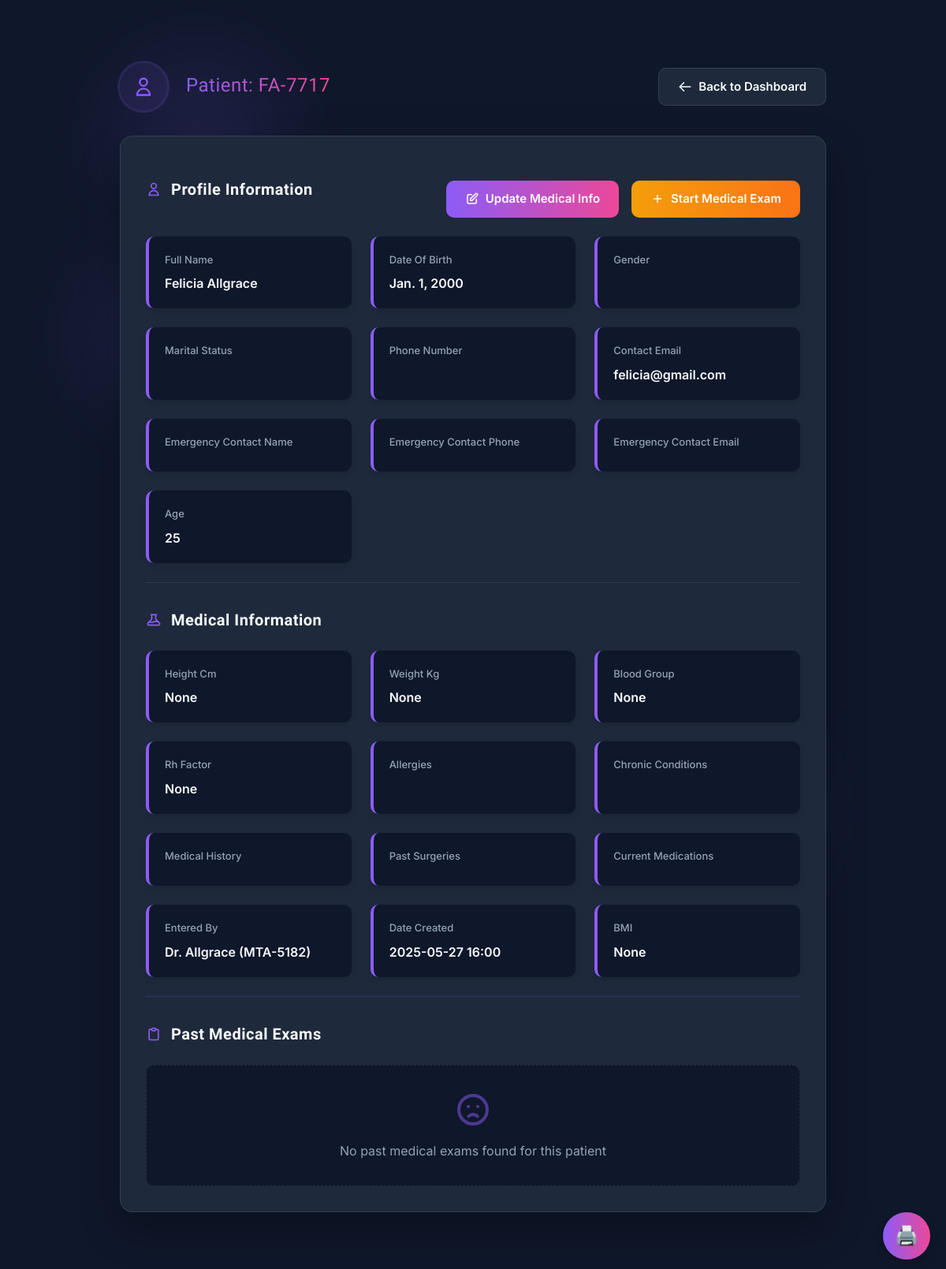
/medic/patient/2/ (signed in), run on the app's committed database.
### core/models.py (models this page shows, shortened)
class PatientProfile(models.Model):
    user = models.OneToOneField(User, on_delete=models.CASCADE)
    date_of_birth = models.DateField()
    gender = models.CharField(max_length=20, choices=GENDER_CHOICES)
    marital_status = models.CharField(max_length=20, choices=MARITAL_STATUSES)
    phone_number = models.CharField(max_length=15)
    contact_email = models.EmailField()
    emergency_contact_name = models.CharField(max_length=100)
    emergency_contact_phone = models.CharField(max_length=15)
    emergency_contact_email = models.EmailField()
    @property
    def age(self):
        today = date.today()
        if self.date_of_birth:
            return today.year - self.date_of_birth.year - (
                (today.month, today.day) < (self.date_of_birth.month, self.date_of_birth.day)
            )
        return None

class MedicalInfo(models.Model):
    patient = models.ForeignKey(User, on_delete=models.CASCADE, related_name='medical_forms')
    medic = models.ForeignKey(User, on_delete=models.CASCADE, related_name='patients_seen')
    height_cm = models.FloatField(
        blank=True, null=True,
        validators=[MinValueValidator(30), MaxValueValidator(300)],
        help_text="Height in centimeters"
    )
    weight_kg = models.FloatField(
        blank=True, null=True,
        validators=[MinValueValidator(2), MaxValueValidator(500)],
        help_text="Weight in kilograms"
    )
    blood_group = models.CharField(
        max_length=2,
        choices=BLOOD_GROUP_CHOICES,
        blank=True,
        null=True
    )
    rh_factor = models.CharField(
        max_length=8,
        choices=RH_FACTOR_CHOICES,
        blank=True,
        null=True
    )
    allergies = models.TextField(blank=True)
    chronic_conditions = models.TextField(
        blank=True,
        help_text="List any chronic conditions like Diabetes, Hypertension, etc."
    )
    medical_history = models.TextField(blank=True)
    past_surgeries = models.TextField(
        blank=True,
        help_text="Describe past surgeries (type, date, outcome)"
    )
    current_medications = models.TextField(blank=True)
    date_created = models.DateTimeField(auto_now_add=True)
    @property
    def bmi(self):
        if self.height_cm and self.weight_kg:
            height_m = self.height_cm / 100
            return round(self.weight_kg / (height_m ** 2), 2)
        return None

### core/views.py (the view)
# urls.py: path('medic/patient/<int:patient_id>/', views.view_patient, name='view_patient'),
@login_required
def view_patient(request, patient_id):
    patient = get_object_or_404(User, id=patient_id, role='patient')
    profile = getattr(patient, 'patientprofile', None)
    profile_fields = {}
    if profile:
        for field in profile._meta.fields:
            if field.name in ['id', 'user']:
                continue
            field_name = field.verbose_name.title()
            field_value = getattr(profile, field.name)
            profile_fields[field_name] = field_value
        profile_fields['Age'] = profile.age
    else:
        profile_fields['Age'] = 'N/A'
    med_info = MedicalInfo.objects.filter(patient=patient).order_by('-date_created').first()
    med_info_fields = {}
    if med_info:
        for field in med_info._meta.fields:
            if field.name in ['id', 'patient', 'medic', 'date_created']:
                continue
            field_name = field.verbose_name.title()
            field_value = getattr(med_info, field.name)
            med_info_fields[field_name] = field_value
        med_info_fields['Entered By'] = f"Dr. {med_info.medic.last_name} ({med_info.medic.imanis_code})"
        med_info_fields['Date Created'] = med_info.date_created.strftime('%Y-%m-%d %H:%M')
    past_exams = MedicalExam.objects.filter(patient=patient).order_by('-date')
    full_name = f"{patient.first_name} {patient.last_name}"
    return render(request, 'core/view_patient.html', {
        'patient': patient,
        'profile_fields': profile_fields,
        'med_info_fields': med_info_fields,
        'med_info': med_info,
        'past_exams': past_exams,
        'full_name': full_name,
    })

### core/templates/core/view_patient.html (shortened to what this page needs)
{% extends "base.html" %}
{% load static %}
{% block content %}
<div class="patient-container">
    <div class="glow glow-accent"></div>
    <div class="patient-header">
        <div class="patient-title">
            <div class="patient-icon">
                <svg xmlns="http://www.w3.org/2000/svg" fill="none" viewBox="0 0 24 24" stroke="currentColor">
                    <path stroke-linecap="round" stroke-linejoin="round" stroke-width="2" d="M16 7a4 4 0 11-8 0 4 4 0 018 0zM12 14a7 7 0 00-7 7h14a7 7 0 00-7-7z" />
                </svg>
            </div>
            <div class="welcome-text">
                <h2>Patient: {{ patient.imanis_code }}</h2>
            </div>
        </div>
        <div class="header-actions">
            <a href="{% url 'medic_dashboard' %}" class="back-btn">
                <svg xmlns="http://www.w3.org/2000/svg" viewBox="0 0 24 24">
                    <path d="M10 19l-7-7m0 0l7-7m-7 7h18" />
                </svg>
                Back to Dashboard
            </a>
        </div>
    </div>
    <div class="patient-card">
        <div class="section">
            <div class="section-header">
                <h3 class="section-title">
                    <svg xmlns="http://www.w3.org/2000/svg" fill="none" viewBox="0 0 24 24" stroke="currentColor">
                        <path stroke-linecap="round" stroke-linejoin="round" stroke-width="2" d="M16 7a4 4 0 11-8 0 4 4 0 018 0zM12 14a7 7 0 00-7 7h14a7 7 0 00-7-7z" />
                    </svg>
                    Profile Information
                </h3>
                <div class="action-buttons">
                    <a href="{% url 'update_patient_medical_info' patient.id %}" class="btn primary-btn">
                        <svg xmlns="http://www.w3.org/2000/svg" fill="none" viewBox="0 0 24 24" stroke="currentColor">
                            <path stroke-linecap="round" stroke-linejoin="round" stroke-width="2" d="M11 5H6a2 2 0 00-2 2v11a2 2 0 002 2h11a2 2 0 002-2v-5m-1.414-9.414a2 2 0 112.828 2.828L11.828 15H9v-2.828l8.586-8.586z" />
                        </svg>
                        Update Medical Info
                    </a>
                    <a href="{% url 'create_medical_exam' patient.id %}" class="btn warning-btn">
                        <svg xmlns="http://www.w3.org/2000/svg" fill="none" viewBox="0 0 24 24" stroke="currentColor">
                            <path stroke-linecap="round" stroke-linejoin="round" stroke-width="2" d="M12 6v6m0 0v6m0-6h6m-6 0H6" />
                        </svg>
                        Start Medical Exam
                    </a>
                </div>
            </div>
            <button onclick="window.print()" class="print-button no-print" title="Print this exam">
                🖨️
            </button>
            {% if profile_fields %}
                <div class="info-grid">
                    <div class="info-item">
                        <div class="info-label">Full Name</div>
                        <div class="info-value">{{ full_name }}</div>
                    </div>
                    {% for label, value in profile_fields.items %}
                    <div class="info-item">
                        <div class="info-label">{{ label|capfirst }}</div>
                        <div class="info-value">{{ value }}</div>
                    </div>
                    {% endfor %}
                </div>
            {% endif %}
        </div>
        <div class="section">
            <div class="section-header">
                <h3 class="section-title">
                    Medical Information
                </h3>
            </div>
            {% if med_info_fields %}
                <div class="info-grid">
                    {% for label, value in med_info_fields.items %}
                        <div class="info-item">
                            <div class="info-label">{{ label }}</div>
                            <div class="info-value">{{ value|linebreaksbr }}</div>
                        </div>
                    {% endfor %}
                    {% if med_info %}
                        <div class="info-item">
                            <div class="info-label">BMI</div>
                            <div class="info-value">{{ med_info.bmi|linebreaksbr }}</div>
                        </div>
                    {% endif %}
                </div>
            {% endif %}
        </div>
        <div class="section">
            <div class="section-header">
                <h3 class="section-title">
                    <svg xmlns="http://www.w3.org/2000/svg" fill="none" viewBox="0 0 24 24" stroke="currentColor">
                        <path stroke-linecap="round" stroke-linejoin="round" stroke-width="2" d="M9 5H7a2 2 0 00-2 2v12a2 2 0 002 2h10a2 2 0 002-2V7a2 2 0 00-2-2h-2M9 5a2 2 0 002 2h2a2 2 0 002-2M9 5a2 2 0 012-2h2a2 2 0 012 2" />
                    </svg>
                    Past Medical Exams
                </h3>
            </div>
            {% if past_exams %}
                <div class="exams-grid">
                    {% for exam in past_exams %}
                    <div class="exam-card">
                        <div class="exam-header">
                            <div class="exam-date">
                                <svg xmlns="http://www.w3.org/2000/svg" viewBox="0 0 24 24">
                                    <path d="M8 7V3m8 4V3m-9 8h10M5 21h14a2 2 0 002-2V7a2 2 0 00-2-2H5a2 2 0 00-2 2v12a2 2 0 002 2z" />
                                </svg>
                                {{ exam.date }}
                            </div>
                        </div>
                        <div class="exam-medic">
                            <svg xmlns="http://www.w3.org/2000/svg" viewBox="0 0 24 24">
                                <path d="M16 7a4 4 0 11-8 0 4 4 0 018 0zM12 14a7 7 0 00-7 7h14a7 7 0 00-7-7z" />
                            </svg>
                            Dr. {{ exam.medic.last_name }}
                        </div>
                        <h4 class="exam-type">Doctor's General Comments</h4>
                        <p class="exam-notes">
                            {% if exam.review_notes %}
                                {{ exam.review_notes|truncatechars:150 }}
                            {% else %}
                                No additional notes provided for this exam.
                            {% endif %}
                        </p>
                        <a href="{% url 'view_medical_exam' exam.id %}" class="exam-btn">
                            View Full Details
                            <svg xmlns="http://www.w3.org/2000/svg" viewBox="0 0 24 24">
                                <path d="M9 5l7 7-7 7" />
                            </svg>
                        </a>
                    </div>
                    {% endfor %}
                </div>
            {% else %}
                <div class="empty-state">
                    <svg xmlns="http://www.w3.org/2000/svg" fill="none" viewBox="0 0 24 24" stroke="currentColor">
                        <path stroke-linecap="round" stroke-linejoin="round" stroke-width="2" d="M9.172 16.172a4 4 0 015.656 0M9 10h.01M15 10h.01M21 12a9 9 0 11-18 0 9 9 0 0118 0z" />
                    </svg>
                    <p>No past medical exams found for this patient</p>
                </div>
            {% endif %}
        </div>
    </div>
</div>
{% endblock %}

### core/templates/base.html (style rules this page uses)
* { margin: 0; padding: 0; box-sizing: border-box; font-family: 'Inter', -apple-system, BlinkMacSystemFont, 'Segoe UI', Roboto, Oxygen, Ubuntu, Cantarell, sans-serif; }
:root { --primary: #3b82f6; --primary-light: #1e3a8a; --primary-dark: #2563eb; --secondary: #1f2937; --dark: #111827; --light: #1f2937; --text-primary: #f9fafb; --text-secondary: #d1d5db; --gray: #6b7280; --gray-light: #374151; --danger: #ef4444; --success: #10b981; --warning: #f59e0b; --bg-dark: #111827; --bg-darker: #0a0f1a; --card-bg: #1f2937; --card-border: #1e293b; --header-height: 70px; --footer-height: 80px; --transition: all 0.3s cubic-bezier(0.4, 0, 0.2, 1); }
body { background-color: var(--bg-dark); background-image: none; color: var(--text-primary); min-height: 100vh; display: flex; flex-direction: column; line-height: 1.6; }
h1, h2, h3, h4, h5, h6 { font-family: 'Orbitron', sans-serif; font-weight: 600; letter-spacing: 0.5px; }
.btn { display: inline-flex; align-items: center; justify-content: center; padding: 0.75rem 1.5rem; border-radius: 0.375rem; font-weight: 500; text-align: center; transition: var(--transition); cursor: pointer; border: none; outline: none; }
.glow { position: absolute; width: 200px; height: 200px; border-radius: 50%; filter: blur(60px); opacity: 0.15; z-index: -1; }

### data on the page
PatientProfile: profile_fields "Jan. 1, 2000" "felicia@gmail.com"
MedicalInfo: bmi "None"

### other printed values
{{ full_name }} "Felicia Allgrace"
{{ label|capfirst }} "Date Of Birth" "Gender" "Marital Status" "Phone Number" "Contact Email" "Emergency Contact Name" "Emergency Contact Phone" "Emergency Contact Email" "Age"
{{ value }} "25"
{{ label }} "Height Cm" "Weight Kg" "Blood Group" "Rh Factor" "Allergies" "Chronic Conditions" "Medical History" "Past Surgeries" "Current Medications" "Entered By" "Date Created"
{{ value|linebreaksbr }} "None" "None" "None" "None" "Dr. Allgrace (MTA-5182)" "2025-05-27 16:00"
